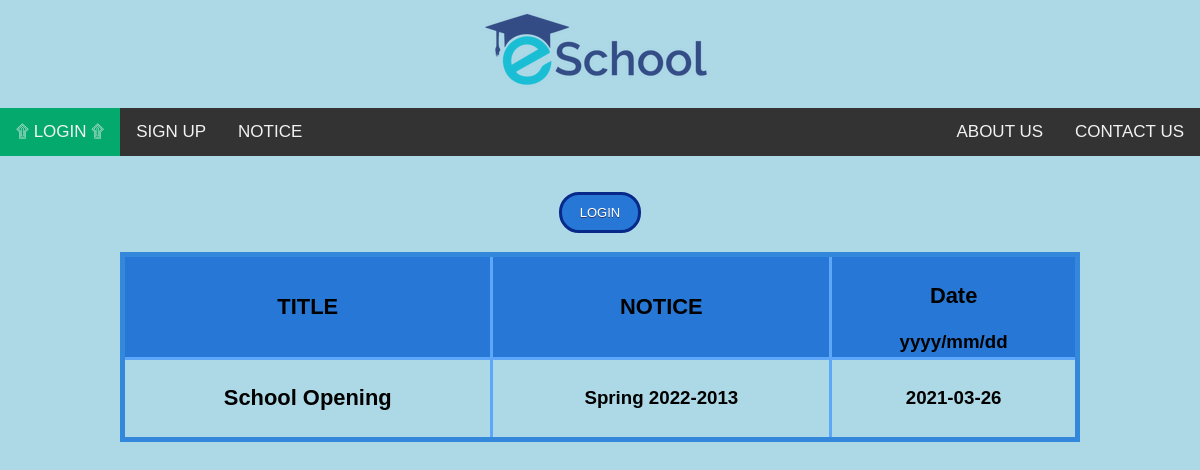
The page /Student/views/dashboard.php on the database its author committed.
### tables this page shows
CREATE TABLE `dashboard` (
  `id` int(20) NOT NULL,
  `title` varchar(50) NOT NULL,
  `notice` varchar(600) NOT NULL,
  `date` varchar(20) NOT NULL
);

### Student/model/noticeModel.php (called while the page is built, shortened)
<?php
	function getAllDashboard(){
$con = getConnection();
$sql = "select * from dashboard";
$result = mysqli_query($con, $sql);
return $result;
}
?>

### Student/views/dashboard.php (the view, shortened to what this page needs)
<?php
		include('headerL.php');
		require_once('../model/noticeModel.php');
	$result = getAllDashboard();
?>
<!DOCTYPE html>
<html>
<head>
</head>
<body>
	<br>
	<center>
		<br>
		<a href="login.php" class="darkBlueButton">LOGIN</a>
		<h3><table border="5" align="center" width="80%" cellspacing="4" cellpadding="4" class="customTable">
		<thead>
		<tr align="center">
			<td><h3>TITLE</h3></td>
			<td><h3>NOTICE</h3></td>
			<td><h3>Date</h3>yyyy/mm/dd<br></td>
		</tr>
		</thead>
		<?php while($data =mysqli_fetch_assoc($result)){ ?>
			<tbody>
			<tr align="center">
				<td><h3><?=$data['title']?></h3></td>
				<td><?=$data['notice']?></td>
				<td><?=$data['date']?></td>
			</tr>
			</tbody>
		<?php } ?>
		</table></h3>
	</center>
</body>
</html>

### Student/views/headerL.php (style rules this page uses)
body { margin:0;font-family:Arial }
body { background-color: lightblue; }

### Student/views/dashboard.php (style rules this page uses)
.darkBlueButton { background-color:#2778d6; border-radius:20px; border:3px solid #08298a; display:inline-block; cursor:pointer; color:#ffffff; font-family:Arial; font-size:13px; padding:10px 18px; text-decoration:none; text-shadow:0px 1px 0px #283966; }
table.customTable { border-collapse: collapse; border-width: 5px; border-color: #3488db; border-style: solid; color: #000000; }
table.customTable td, table.customTable th { border-width: 3px; border-color: #5EA6F8; border-style: solid; text-align: center; }
table.customTable thead { background-color: #2778d6; }

### rows shown on the page
dashboard: title "School Opening", notice "Spring 2022-2013", date "2021-03-26"
